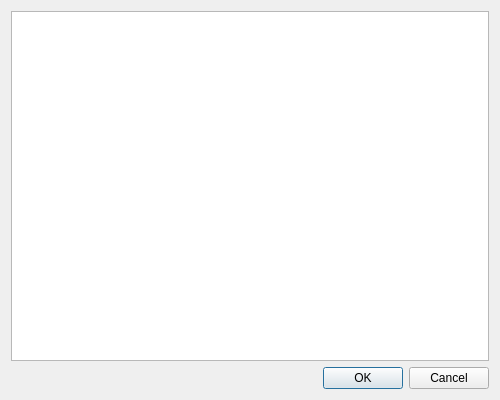
<?xml version="1.0" encoding="UTF-8"?>
<!-- Phiên bản: 1.0 -->
<!-- Vị trí: /ui/dialogs/texteditordialog.ui -->
<ui version="4.0">
 <class>TextEditorDialog</class>
 <widget class="QDialog" name="TextEditorDialog">
  <property name="geometry">
   <rect>
    <x>0</x>
    <y>0</y>
    <width>500</width>
    <height>400</height>
   </rect>
  </property>
  <property name="windowTitle">
   <string>Soạn Thảo Nội Dung</string>
  </property>
  <layout class="QVBoxLayout" name="verticalLayout">
   <item>
    <widget class="QPlainTextEdit" name="plainTextEdit"/>
   </item>
   <item>
    <widget class="QDialogButtonBox" name="buttonBox">
     <property name="orientation">
      <enum>Qt::Horizontal</enum>
     </property>
     <property name="standardButtons">
      <set>QDialogButtonBox::Cancel|QDialogButtonBox::Ok</set>
     </property>
    </widget>
   </item>
  </layout>
 </widget>
 <resources/>
 <connections>
  <connection>
   <sender>buttonBox</sender>
   <signal>accepted()</signal>
   <receiver>TextEditorDialog</receiver>
   <slot>accept()</slot>
   <hints>
    <hint type="sourcelabel">
     <x>248</x>
     <y>254</y>
    </hint>
    <hint type="destinationlabel">
     <x>157</x>
     <y>274</y>
    </hint>
   </hints>
  </connection>
  <connection>
   <sender>buttonBox</sender>
   <signal>rejected()</signal>
   <receiver>TextEditorDialog</receiver>
   <slot>reject()</slot>
   <hints>
    <hint type="sourcelabel">
     <x>316</x>
     <y>260</y>
    </hint>
    <hint type="destinationlabel">
     <x>286</x>
     <y>274</y>
    </hint>
   </hints>
  </connection>
 </connections>
</ui>
